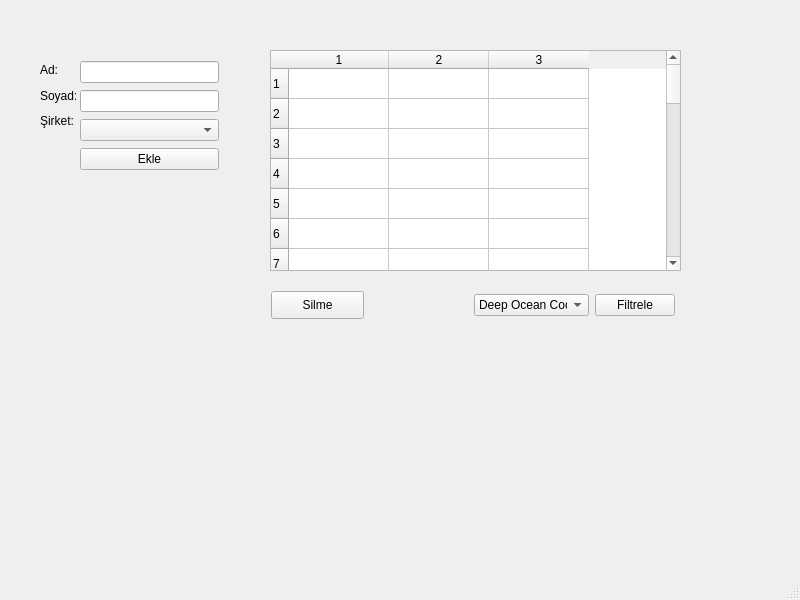
<?xml version="1.0" encoding="UTF-8"?>
<ui version="4.0">
 <class>MainWindow</class>
 <widget class="QMainWindow" name="MainWindow">
  <property name="geometry">
   <rect>
    <x>0</x>
    <y>0</y>
    <width>800</width>
    <height>600</height>
   </rect>
  </property>
  <property name="windowTitle">
   <string>Kayıt Uygulaması</string>
  </property>
  <widget class="QWidget" name="centralwidget">
   <widget class="QTableWidget" name="tbl1">
    <property name="geometry">
     <rect>
      <x>270</x>
      <y>50</y>
      <width>411</width>
      <height>221</height>
     </rect>
    </property>
    <property name="rowCount">
     <number>30</number>
    </property>
    <property name="columnCount">
     <number>3</number>
    </property>
    <row/>
    <row/>
    <row/>
    <row/>
    <row/>
    <row/>
    <row/>
    <row/>
    <row/>
    <row/>
    <row/>
    <row/>
    <row/>
    <row/>
    <row/>
    <row/>
    <row/>
    <row/>
    <row/>
    <row/>
    <row/>
    <row/>
    <row/>
    <row/>
    <row/>
    <row/>
    <row/>
    <row/>
    <row/>
    <row/>
    <column/>
    <column/>
    <column/>
   </widget>
   <widget class="QPushButton" name="btn2">
    <property name="geometry">
     <rect>
      <x>271</x>
      <y>291</y>
      <width>93</width>
      <height>28</height>
     </rect>
    </property>
    <property name="text">
     <string>Silme</string>
    </property>
   </widget>
   <widget class="QWidget" name="">
    <property name="geometry">
     <rect>
      <x>40</x>
      <y>60</y>
      <width>36</width>
      <height>71</height>
     </rect>
    </property>
    <layout class="QVBoxLayout" name="verticalLayout">
     <item>
      <widget class="QLabel" name="label1">
       <property name="text">
        <string>Ad:</string>
       </property>
      </widget>
     </item>
     <item>
      <widget class="QLabel" name="label2">
       <property name="text">
        <string>Soyad:</string>
       </property>
      </widget>
     </item>
     <item>
      <widget class="QLabel" name="label3">
       <property name="text">
        <string>Şirket:</string>
       </property>
      </widget>
     </item>
    </layout>
   </widget>
   <widget class="QWidget" name="">
    <property name="geometry">
     <rect>
      <x>80</x>
      <y>60</y>
      <width>139</width>
      <height>111</height>
     </rect>
    </property>
    <layout class="QVBoxLayout" name="verticalLayout_2">
     <item>
      <widget class="QLineEdit" name="lne1"/>
     </item>
     <item>
      <widget class="QLineEdit" name="lne2"/>
     </item>
     <item>
      <widget class="QComboBox" name="cmb1">
       <item>
        <property name="text">
         <string/>
        </property>
       </item>
       <item>
        <property name="text">
         <string>Deep Ocean Code</string>
        </property>
       </item>
       <item>
        <property name="text">
         <string>R-form Mimarlık</string>
        </property>
       </item>
       <item>
        <property name="text">
         <string>Structure Mimarlık</string>
        </property>
       </item>
      </widget>
     </item>
     <item>
      <widget class="QPushButton" name="btn1">
       <property name="text">
        <string>Ekle</string>
       </property>
      </widget>
     </item>
    </layout>
   </widget>
   <widget class="QWidget" name="">
    <property name="geometry">
     <rect>
      <x>474</x>
      <y>290</y>
      <width>201</width>
      <height>30</height>
     </rect>
    </property>
    <layout class="QHBoxLayout" name="horizontalLayout">
     <item>
      <widget class="QComboBox" name="cmb2">
       <item>
        <property name="text">
         <string>Deep Ocean Code</string>
        </property>
       </item>
       <item>
        <property name="text">
         <string>R-form Mimarlık</string>
        </property>
       </item>
       <item>
        <property name="text">
         <string>Structure Mimarlık</string>
        </property>
       </item>
      </widget>
     </item>
     <item>
      <widget class="QPushButton" name="btn3">
       <property name="text">
        <string>Filtrele</string>
       </property>
      </widget>
     </item>
    </layout>
   </widget>
  </widget>
  <widget class="QMenuBar" name="menubar">
   <property name="geometry">
    <rect>
     <x>0</x>
     <y>0</y>
     <width>800</width>
     <height>26</height>
    </rect>
   </property>
  </widget>
  <widget class="QStatusBar" name="statusbar"/>
 </widget>
 <resources/>
 <connections/>
</ui>
